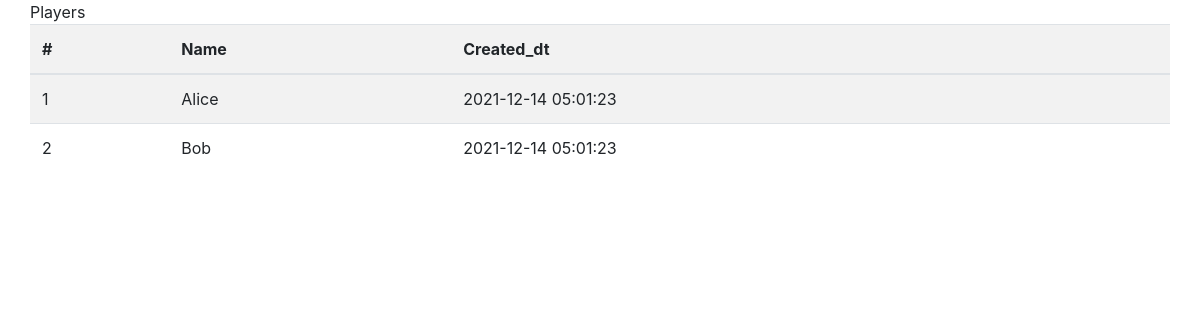
/index2, run on an earlier commit of the app's database.
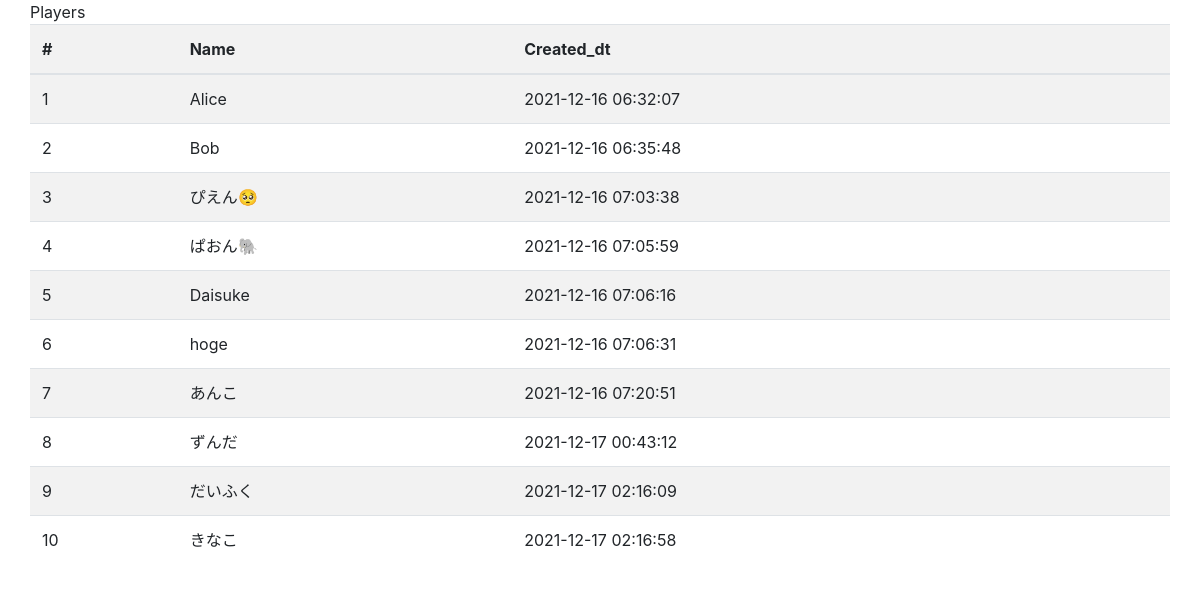
And on a later commit of the database.
### pazzle15/models.py (models this page shows, shortened)
class Player(db.Model):
    __tablename__ = "player"
    player_id = db.Column(db.Integer, primary_key=True, autoincrement=True)
    name = db.Column(db.String, nullable=False)
    created_dt = db.Column(db.DateTime(timezone=True), default=db.func.now())
    current = db.Column(db.Integer, server_default="0")

### pazzle15/views.py (the view)
@app.route('/index2')
def index2():
    entries = Player.query.order_by(Player.player_id.asc()).all()
    return render_template('index2.html', page_dict=page_dict, player=entries)

### pazzle15/templates/index2.html (shortened to what this page needs)
<!DOCTYPE html>
<html lang="ja">
<head>
    <link rel="stylesheet" href="https://stackpath.bootstrapcdn.com/bootstrap/4.3.1/css/bootstrap.min.css"
>
</head>
<body>
    <div class="container">
        <div class="row">
            <hl>Players</hl>
            <table class="table table-striped table-hover">
                <thread>
                    <tr>
                        <th scope="col">#</th>
                        <th scope="col">Name</th>
                        <th scope="col">Created_dt</th>
                    </tr>
                </thread>
                <tbody>
                    {% for p in player %}
                    <tr>
                        <td>{{p.player_id}}</td>
                        <td>{{p.name}}</td>
                        <td>{{p.created_dt}}</td>
                    </tr>
                    {% endfor %}
                </tbody>
            </table>
        </div>
    </div>
</body>
</html>

What changed in the data, as far as the page shows it:
changed Player "Alice": created_dt "2021-12-14 05:01:23" → "2021-12-16 06:32:07"
changed Player "Bob": created_dt "2021-12-14 05:01:23" → "2021-12-16 06:35:48"
added Player: player_id "3", name "ぴえん🥺", created_dt "2021-12-16 07:03:38"
added Player: player_id "4", name "ぱおん🐘", created_dt "2021-12-16 07:05:59"
added Player: player_id "5", name "Daisuke", created_dt "2021-12-16 07:06:16"
added Player: player_id "6", name "hoge", created_dt "2021-12-16 07:06:31"
added Player: player_id "7", name "あんこ", created_dt "2021-12-16 07:20:51"
added Player: player_id "8", name "ずんだ", created_dt "2021-12-17 00:43:12"
added Player: player_id "9", name "だいふく", created_dt "2021-12-17 02:16:09"
added Player: player_id "10", name "きなこ", created_dt "2021-12-17 02:16:58"
